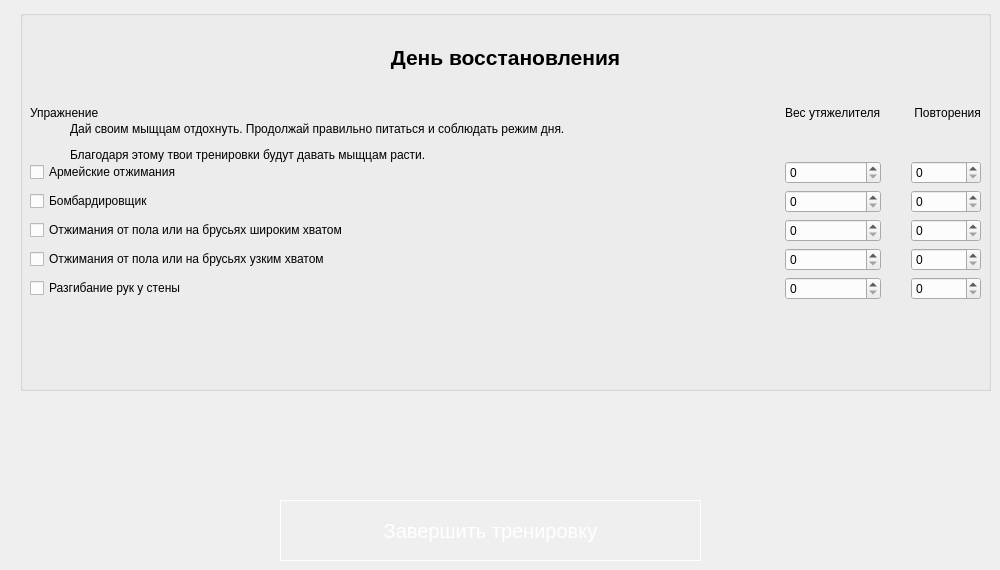
                <widget class="QWidget" name="tab_10">
                 <attribute name="title">
                  <string>День 10</string>
                 </attribute>
                 <widget class="QWidget" name="gridLayoutWidget_10">
                  <property name="geometry">
                   <rect>
                    <x>30</x>
                    <y>70</y>
                    <width>951</width>
                    <height>230</height>
                   </rect>
                  </property>
                  <layout class="QGridLayout" name="gridLayout_10" rowstretch="0,0,0,0,0,0" columnstretch="3,0,0">
                   <property name="horizontalSpacing">
                    <number>30</number>
                   </property>
                   <item row="1" column="1">
                    <widget class="QSpinBox" name="spinBox_extraWeight_1_10"/>
                   </item>
                   <item row="3" column="0">
                    <widget class="QCheckBox" name="checkBox_exersize_3_10">
                     <property name="text">
                      <string>Отжимания от пола или на брусьях широким хватом</string>
                     </property>
                    </widget>
                   </item>
                   <item row="3" column="1">
                    <widget class="QSpinBox" name="spinBox_extraWeight_3_10"/>
                   </item>
                   <item row="5" column="1">
                    <widget class="QSpinBox" name="spinBox_extraWeight_5_10"/>
                   </item>
                   <item row="0" column="0">
                    <widget class="QLabel" name="label_exersize_10">
                     <property name="text">
                      <string>Упражнение</string>
                     </property>
                    </widget>
                   </item>
                   <item row="5" column="0">
                    <widget class="QCheckBox" name="checkBox_exersize_5_10">
                     <property name="text">
                      <string>Разгибание рук у стены</string>
                     </property>
                     <property name="checked">
                      <bool>false</bool>
                     </property>
                    </widget>
                   </item>
                   <item row="1" column="0">
                    <widget class="QCheckBox" name="checkBox_exersize_1_10">
                     <property name="text">
                      <string>Армейские отжимания</string>
                     </property>
                     <property name="checked">
                      <bool>false</bool>
                     </property>
                    </widget>
                   </item>
                   <item row="0" column="2">
                    <widget class="QLabel" name="label_reps_10">
                     <property name="text">
                      <string> Повторения</string>
                     </property>
                    </widget>
                   </item>
                   <item row="1" column="2">
                    <widget class="QSpinBox" name="spinBox_reps_1_10"/>
                   </item>
                   <item row="3" column="2">
                    <widget class="QSpinBox" name="spinBox_reps_3_10"/>
                   </item>
                   <item row="2" column="2">
                    <widget class="QSpinBox" name="spinBox_reps_2_10"/>
                   </item>
                   <item row="4" column="0">
                    <widget class="QCheckBox" name="checkBox_exersize_4_10">
                     <property name="text">
                      <string>Отжимания от пола или на брусьях узким хватом</string>
                     </property>
                    </widget>
                   </item>
                   <item row="4" column="2">
                    <widget class="QSpinBox" name="spinBox_reps_4_10"/>
                   </item>
                   <item row="2" column="0">
                    <widget class="QCheckBox" name="checkBox_exersize_2_10">
                     <property name="text">
                      <string>Бомбардировщик</string>
                     </property>
                    </widget>
                   </item>
                   <item row="2" column="1">
                    <widget class="QSpinBox" name="spinBox_extraWeight_2_10"/>
                   </item>
                   <item row="0" column="1">
                    <widget class="QLabel" name="label_extraWeigh_10">
                     <property name="text">
                      <string>Вес утяжелителя</string>
                     </property>
                    </widget>
                   </item>
                   <item row="4" column="1">
                    <widget class="QSpinBox" name="spinBox_extraWeight_4_10"/>
                   </item>
                   <item row="5" column="2">
                    <widget class="QSpinBox" name="spinBox_reps_5_10"/>
                   </item>
                  </layout>
                 </widget>
                 <widget class="QPushButton" name="pushButton_complete_10">
                  <property name="geometry">
                   <rect>
                    <x>280</x>
                    <y>500</y>
                    <width>421</width>
                    <height>61</height>
                   </rect>
                  </property>
                  <property name="styleSheet">
                   <string notr="true">QPushButton {
border:1px solid #fff;
font-size:20px;
color:#fff;
}
QPushButton:hover {
	background-color: rgb(85, 170, 255);
}</string>
                  </property>
                  <property name="text">
                   <string>Завершить тренировку</string>
                  </property>
                 </widget>
                 <widget class="QGroupBox" name="groupBox_rest_day_3">
                  <property name="geometry">
                   <rect>
                    <x>20</x>
                    <y>10</y>
                    <width>971</width>
                    <height>381</height>
                   </rect>
                  </property>
                  <property name="title">
                   <string/>
                  </property>
                  <widget class="QLabel" name="label_rest_day_3">
                   <property name="geometry">
                    <rect>
                     <x>50</x>
                     <y>20</y>
                     <width>871</width>
                     <height>161</height>
                    </rect>
                   </property>
                   <property name="text">
                    <string>&lt;html&gt;&lt;head/&gt;&lt;body&gt;&lt;p align=&quot;center&quot;&gt;&lt;span style=&quot; font-size:16pt; font-weight:600;&quot;&gt;День восстановления&lt;/span&gt;&lt;/p&gt;&lt;p align=&quot;center&quot;&gt;&lt;br/&gt;&lt;/p&gt;&lt;p&gt;Дай своим мыщцам отдохнуть. Продолжай правильно питаться и соблюдать режим дня.&lt;/p&gt;&lt;p&gt; Благодаря этому твои тренировки будут давать мыщцам расти.&lt;br/&gt;&lt;/p&gt;&lt;/body&gt;&lt;/html&gt;</string>
                   </property>
                  </widget>
                  <widget class="QLabel" name="label_rest_day_img_3">
                   <property name="geometry">
                    <rect>
                     <x>400</x>
                     <y>210</y>
                     <width>141</width>
                     <height>141</height>
                    </rect>
                   </property>
                   <property name="text">
                    <string/>
                   </property>
                   <property name="pixmap">
                    <pixmap>img/lighting_3.png</pixmap>
                   </property>
                  </widget>
                 </widget>
                </widget>
